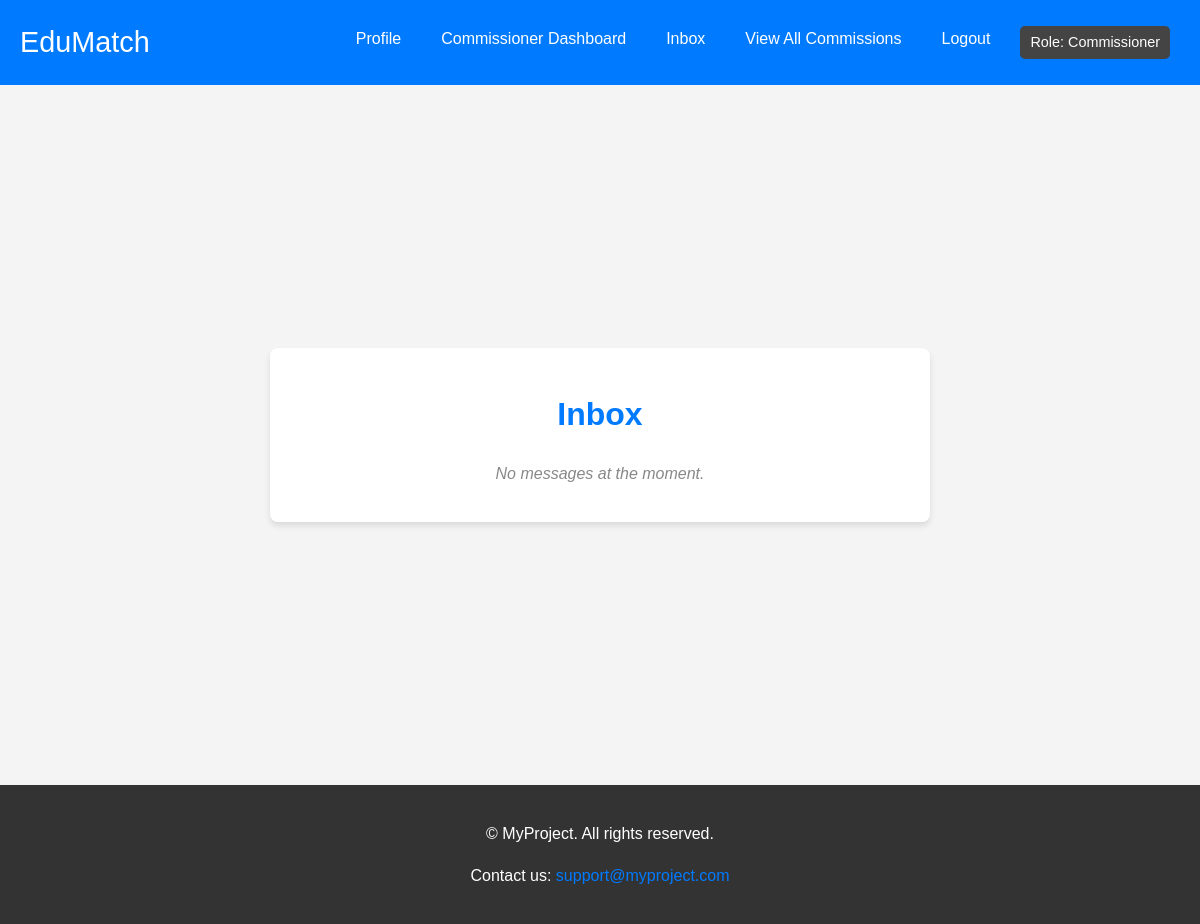
The page /commissioner/inbox/ (signed in) on the database as committed earlier.
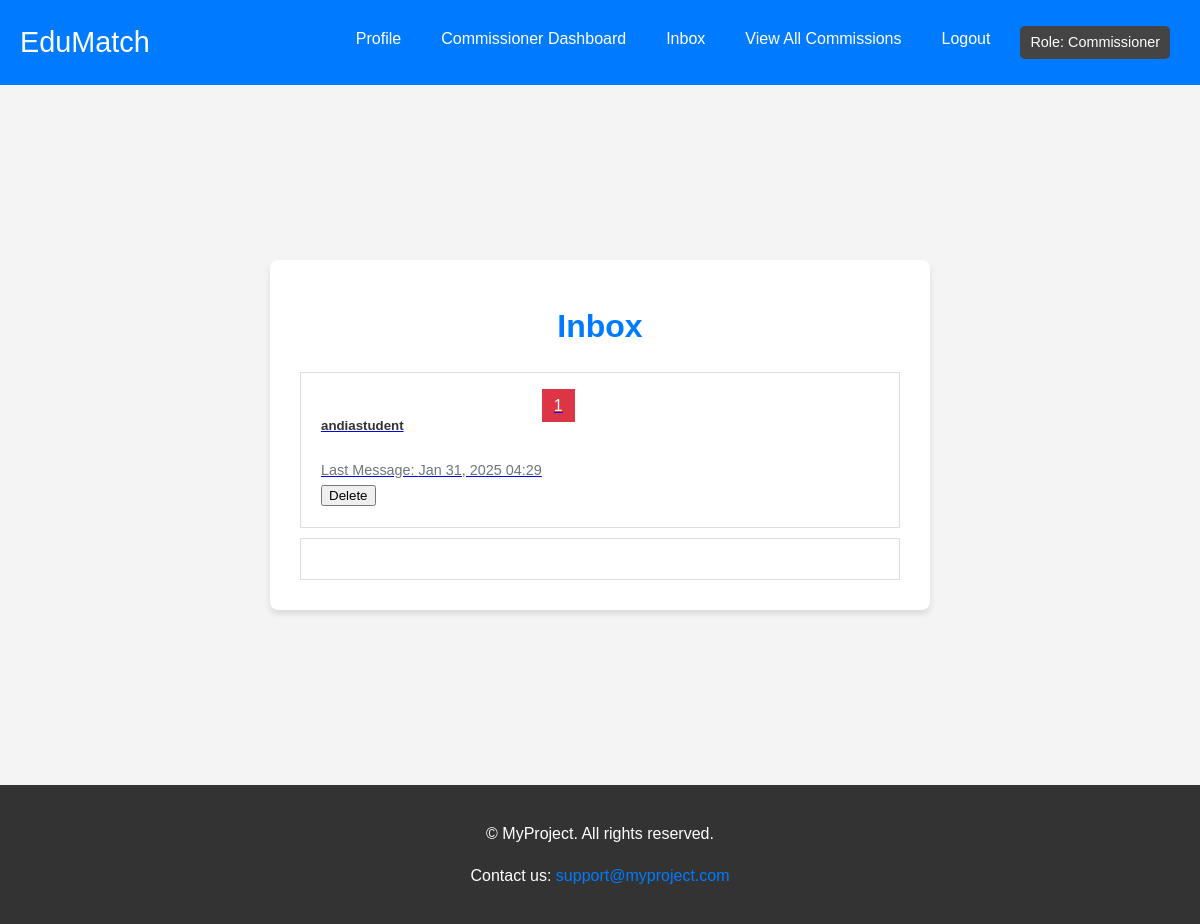
The same page on the database as committed later.
### app/models.py (models this page shows, shortened)
class Profile(models.Model):
    user = models.OneToOneField(settings.AUTH_USER_MODEL, on_delete=models.CASCADE)
    bio = models.TextField(blank=True, null=True)
    expertise = models.CharField(max_length=255, blank=True, null=True)
    contact_info = models.CharField(max_length=100, blank=True, null=True)
    profile_picture = models.ImageField(upload_to='profile_pictures/', blank=True, null=True, default='profile_pictures/default.jpg')

class CustomUser(AbstractUser):
    ROLE_CHOICES = (
        ('student', 'Student'),
        ('commissioner', 'Commissioner'),
    )
    role = models.CharField(max_length=20, choices=ROLE_CHOICES, default='student')
    def is_commissioner(self):
        return self.role == 'commissioner'

class Message(models.Model):
    sender = models.ForeignKey(settings.AUTH_USER_MODEL, on_delete=models.CASCADE, related_name='sent_messages')
    recipient = models.ForeignKey(settings.AUTH_USER_MODEL, on_delete=models.CASCADE, related_name='received_messages')
    content = models.TextField()
    timestamp = models.DateTimeField(auto_now_add=True)
    is_read = models.BooleanField(default=False)

### app/views.py (the view)
# urls.py: path('commissioner/inbox/', views.commissioner_inbox, name='commissioner-inbox'),
@login_required
def commissioner_inbox(request):
    profile = get_object_or_404(Profile, user=request.user)
    if not profile.user.is_commissioner():
        return HttpResponseForbidden("You are not authorized to view this page.")
    messages = Message.objects.filter(recipient=request.user).select_related('sender')
    unique_conversations = {}
    for message in messages.order_by('sender', '-timestamp'):
        if message.sender not in unique_conversations:
            unique_conversations[message.sender] = message  # Grab the latest message per sender
    senders_data = [
        {
            'profile': sender.profile,
            'last_message': last_message,
            'unread_count': Message.objects.filter(
                sender=sender, recipient=request.user, is_read=False
            ).count(),
        }
        for sender, last_message in unique_conversations.items()
    ]
    context = {
        'senders': senders_data,
    }
    return render(request, 'app/commissioner/inbox.html', context)

### app/templates/app/commissioner/inbox.html (shortened to what this page needs)
{% extends 'app/base.html' %}
{% load static %}
{% block content %}
<link rel="stylesheet" href="{% static 'css/inbox.css' %}">
<div class="inbox-container">
    <div class="inbox-wrapper">
        <h1 class="inbox-header">Inbox</h1>
        {% if senders %}
            <div class="list-group mt-4">
                {% for sender in senders %}
                    <a href="{% url 'conversation' sender.profile.user.pk %}" class="list-group-item list-group-item-action">
                        <div class="row align-items-center">
    <div class="col-8 conversation-info">
        <h5 class="mb-1">{{ sender.profile.user.username }}</h5>
        <p class="mb-1 text-muted">
            {% if sender.last_message %}
                Last Message: {{ sender.last_message.timestamp|date:"M d, Y H:i" }}
            {% else %}
                No messages yet.
            {% endif %}
        </p>
    </div>
    <div class="col-4 text-end">
    <form method="post" action="{% url 'delete-conversation' sender.profile.user.pk %}">
        <button type="submit" class="btn btn-danger btn-sm" onclick="return confirmDelete();">Delete</button>    </form>
</div>
</div>
                            {% if sender.unread_count > 0 %}
                                <div class="col-3 text-end">
                                    <span class="badge bg-danger rounded-pill">{{ sender.unread_count }}</span>
                                </div>
                            {% endif %}
                        </div>
                {% endfor %}
            </div>
        {% else %}
            <p class="no-messages">No messages at the moment.</p>
        {% endif %}
    </div>
</div>
{% endblock %}

Rows that differ between the two databases and show on the page:
added Profile: profile.user.username "andiastudent", last_message.timestamp "Jan 31, 2025 04:29", unread_count "1"
Other text that changed with them:
text no longer shown: "No messages at the moment."
